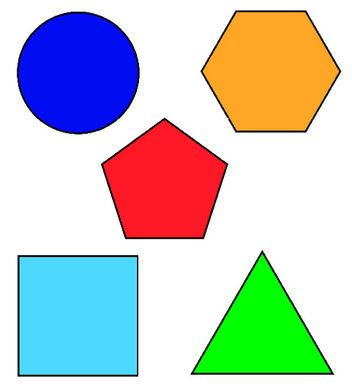
#> input picture img.jpg, 352 x 388 px
$ python shape.py
#> lines starting #> are read from the running program, lines starting #| are printed output that depends on the picture; after the words box and inside, x2 and y2 are one past the last pixel; in counts of white or black regions, pixels touching at a corner belong together
import cv2
import numpy as np
# read the image and convert into grayscale
img=cv2.imread('img.jpg',cv2.IMREAD_GRAYSCALE)
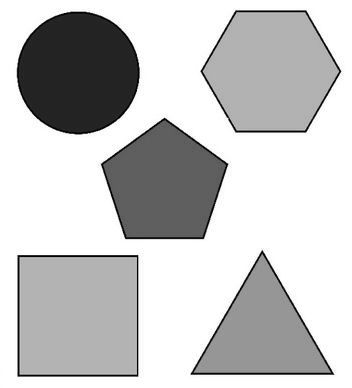
#> img: shape (388, 352); min 0, max 255, mean 197.3
final=cv2.imread('img.jpg')
#> final is the input picture: shape (388, 352, 3); mean B, G, R 196.4, 199.4, 193.8

# apply threshlod to conveert the image into black and white so it will be easy to find the contour from the image
_,threshold=cv2.threshold(img,220,255,cv2.THRESH_BINARY)
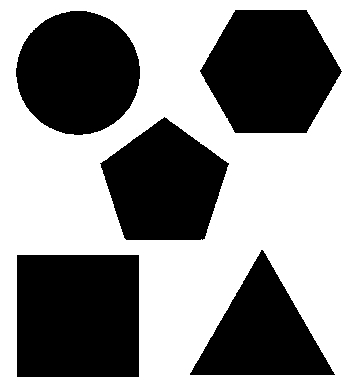
#> threshold: shape (388, 352); 56% white; 5 black regions

# find the contour
contoour,_=cv2.findContours(threshold,cv2.RETR_TREE,cv2.CHAIN_APPROX_SIMPLE)
#> contoour = 6 contours; box (x1, y1, x2, y2) and area: (0, 0, 352, 388) 135837, (16, 254, 140, 378) 15127, (199, 9, 343, 134) 13288, (15, 10, 141, 136) 12160, (99, 116, 230, 241) 11082, (189, 249, 336, 376) 9362

# apply for loop to to find the lenght of each shapes
for ctn in contoour:
    # use approximation function to find the nearset points from the shape so it will show accurate output
    epsilon = 0.01 * cv2.arcLength(ctn, True)
    approx = cv2.approxPolyDP(ctn, epsilon, True)
    # now lets draw some color on that detected shape
    cv2.drawContours(img, [approx], 0, (0, 255, 0), 1)
    # finding the x and y coordinate of the first point of the shape
    x=approx[0][0][0]
    y=approx[0][0][1]

    # now checking the side or length of shape and show the output according to lenght
    if len(approx)==3:
        # this function used to show some text on the output screen
        cv2.putText(final,"traingle",(x,y),cv2.FONT_HERSHEY_COMPLEX,0.5,(0,0,0),1)
    if len(approx)==4:
        cv2.putText(final,"rectangle",(x,y-5),cv2.FONT_HERSHEY_COMPLEX,0.5,(0,0,0),1)
    if len(approx)==5:
        cv2.putText(final,"pentagon",(x,y),cv2.FONT_HERSHEY_COMPLEX,0.3,(0,0,0),1)
    if len(approx)==6:
        cv2.putText(final,"Hexagon",(x,y),cv2.FONT_HERSHEY_COMPLEX,0.3,(0,0,0),1)
    if len(approx)>10:
        cv2.putText(final,"circle",(x,y),cv2.FONT_HERSHEY_COMPLEX,0.5,(0,0,0),1)
#> this loop made 6 passes
#> (epsilon, approx, x, y) on passes 1 to 3: (14.76, [[0, 0], [0, 387], [351, 387], [351, 0]], 0, 0), (4.9, [[16, 255], [138, 254], [139, 376], [17, 377]], 16, 255), (4.58, [[261, 249], [334, 375], [189, 374]], 261, 249)
#> (epsilon, x, y) on passes 4 to 6: (4.23, 164, 116), (4.14, 70, 10), (4.5, 235, 9)
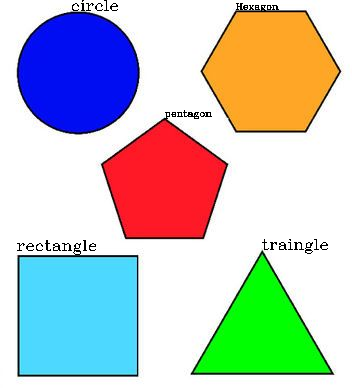
#> final: shape (388, 352, 3); 0.65% of pixels changed, all inside (x1, y1, x2, y2) = (17, 0, 328, 255)
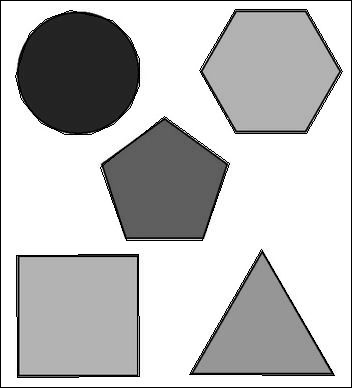
#> img: shape (388, 352); 2.52% of pixels changed, all inside (x1, y1, x2, y2) = (0, 0, 352, 388)

# show the output image
cv2.imshow("output",final)
# use waitkey show that the output will be visisble until input is taken from keyword
cv2.waitKey(0)
